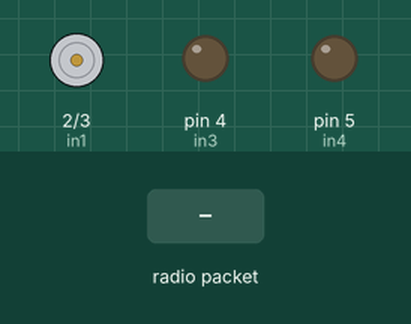
The sketch below on a simulated Arduino Uno, built with avr-gcc and run on an emulated ATmega328P. Parts: motor-driver pin pairs drawn as motors (green arrow = first pin HIGH = forward, orange = second pin HIGH = backward, longer = more drive), output pins drawn as LEDs (lit = HIGH). The inputs (shaded band) are chosen by the test bench. No radio packets arrive unless stated.

Above: at 1.2 s.
1.3 s: radio packet "L" arrives
At 2.2 s:
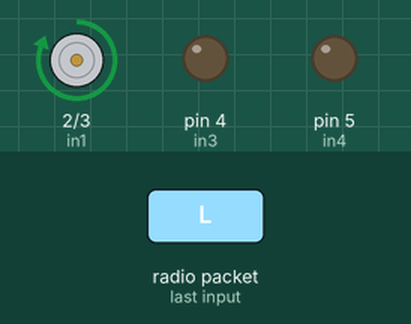
2.8 s: radio packet "H" arrives
At 3.4 s:
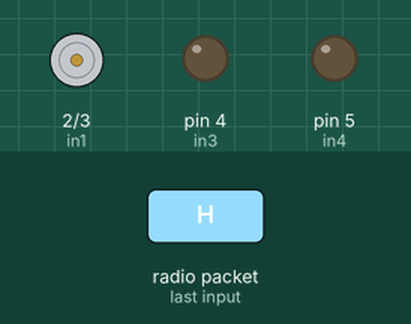
Timing chart, 0 to 5.8 s (numbered marks = the images above; inputs shaded):
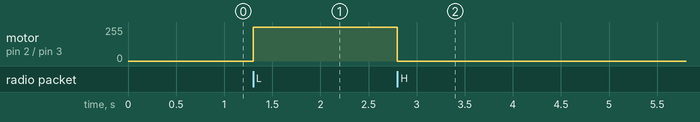

Measured:
- after the input at 1.3 s, motor on pin 2 (in1) / pin 3 (in2): stopped → forward 255/255 at once
- after the input at 2.8 s, motor on pin 2 (in1) / pin 3 (in2): forward 255/255 → stopped at once

The sketch:

NRF_receiver_V1.0.ino
```cpp
#include <SPI.h>
#include <nRF24L01.h>
#include <RF24.h>

#define in1 2
#define in2 3
#define in3 4
#define in4 5

RF24 radio(7, 8); // CE, CSN

const byte address[6] = "00001";

void setup() {
  Serial.begin(9600);
  radio.begin();
  radio.openReadingPipe(0, address);
  radio.setPALevel(RF24_PA_MIN);
  radio.startListening();
  pinMode(in1,OUTPUT);
  pinMode(in2,OUTPUT);
  pinMode(in3,OUTPUT);
  pinMode(in4,OUTPUT);
}

void loop()
{

  if (radio.available())
  {
    char text[8];
    radio.read(&text, sizeof(text));
    //Serial.println(text);

     if(text[0]=='H')
          digitalWrite(in1,LOW);
        else if(text[0]=='L')
              digitalWrite(in1,HIGH);
      if(text[1]=='H')
          digitalWrite(in2,LOW);
        else if(text[1]=='L')
              digitalWrite(in2,HIGH);
       if(text[2]=='H')
          digitalWrite(in3,LOW);
       else if(text[2]=='L')
             digitalWrite(in3,HIGH);
       if(text[3]=='H')
          digitalWrite(in4,LOW);
        else if(text[3]=='L')
              digitalWrite(in4,HIGH);

 }
}
```
